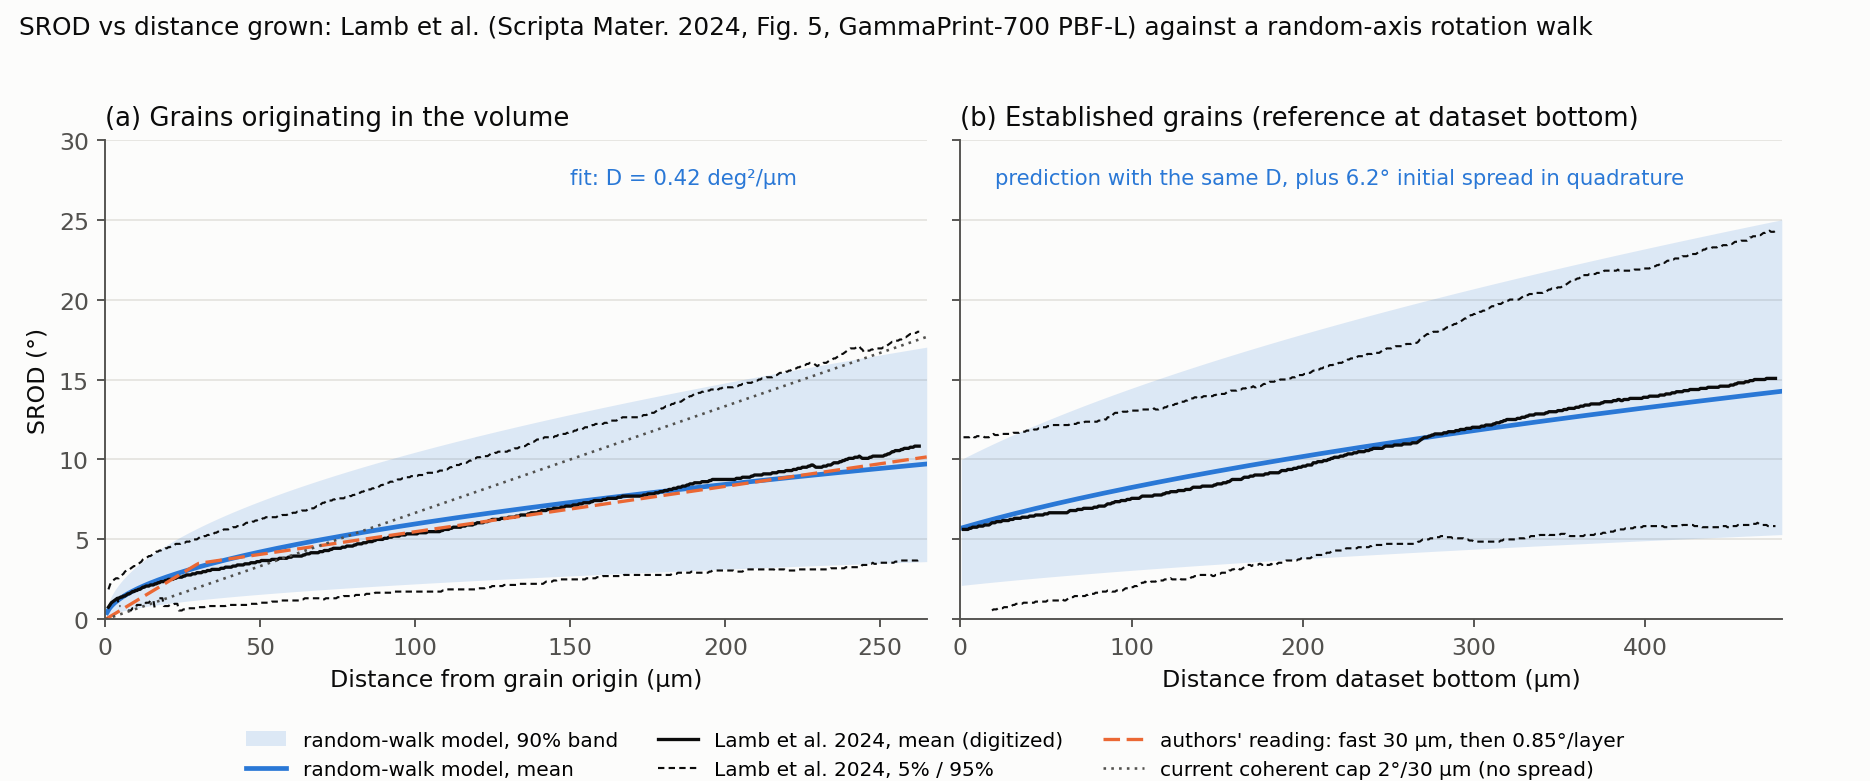

The script that saved this image:
"""Digitize Lamb et al. (Scripta Mater. 239, 2024, 115770; CoNi GammaPrint-700) Fig. 5a/5c SROD
curves and compare them with a random-axis rotation walk (RMS^2 = D*d, Maxwell).

Inputs fig5a.png / fig5c.png are 300-dpi crops of page 6 of the paper's PDF:
  pdftoppm -f 6 -l 6 -r 300 -png 1-s2.0-S1359646223004918-am.pdf hi
  crop (0.07w,0.50h)-(0.40w,0.68h) -> fig5a.png ; (0.62w,0.50h)-(0.95w,0.68h) -> fig5c.png
The pixel calibration in CAL was read off ruler overlays of those crops.
Output: srod_random_walk.png (docs/) and the fitted D printed to stdout.
"""
import numpy as np, json
from PIL import Image
from scipy.stats import maxwell
from scipy.optimize import least_squares
import matplotlib; matplotlib.use('Agg')
import matplotlib.pyplot as plt

# ---- digitize: pixel calibration read off ruler crops of the 300-dpi render
CAL = {'a': dict(fn='fig5a.png', x0px=122, pxperum=(639-122)/250, y0px=445, pxperdeg=(445-85)/25, xr=668, yt=14),
       'c': dict(fn='fig5c.png', x0px=100, pxperum=(157-100)/50,  y0px=445, pxperdeg=(445-85)/25, xr=646, yt=14)}
def digitize(c, seed_um):
    im = np.asarray(Image.open(c['fn']).convert('RGB')).astype(float); wh = im.min(2)  # min channel: white lines pop over any hue
    def peaks(cx):
        col = wh[c['yt']+2:c['y0px']-3, cx]; pk=[]
        for i in range(4, len(col)-4):
            if col[i]>=col[i-1] and col[i]>col[i+1] and col[i]-min(col[i-4],col[i+4])>30: pk.append(i+c['yt']+2)
        return pk
    cols = list(range(c['x0px']+2, c['xr']-2))
    seed = c['x0px'] + int(seed_um*c['pxperum'])
    trk = {}
    pk = sorted(peaks(seed)); assert len(pk)==3, ('seed column needs 3 ridges', pk)
    trk[seed] = pk
    for direction in (1,-1):
        prev = list(pk); cx = seed
        while True:
            cx += direction
            if cx not in cols: break
            p = peaks(cx); cur=[]
            for j in range(3):
                cand = [q for q in p if abs(q-prev[j])<=10]
                cur.append(min(cand, key=lambda q: abs(q-prev[j])) if cand else np.nan)
            trk[cx]=cur
            prev = [cur[j] if not np.isnan(cur[j]) else prev[j] for j in range(3)]
    xs = np.array(sorted(trk)); Y = np.array([trk[x] for x in xs])
    y = lambda p: (c['y0px']-p)/c['pxperdeg']
    d = dict(x=(xs-c['x0px'])/c['pxperum'], p95=y(Y[:,0]), mean=y(Y[:,1]), p5=y(Y[:,2]))
    # overlay for a visual check
    fig,ax=plt.subplots(figsize=(8,5)); ax.imshow(im.astype(np.uint8))
    for j,col in enumerate(('r','lime','r')): ax.plot(xs,Y[:,j],'.',color=col,ms=1.5)
    fig.savefig(c['fn'].replace('.png','_track.png'),dpi=110); plt.close(fig)
    return d
A=digitize(CAL['a'],150); C=digitize(CAL['c'],250)
for tag,d in (('fig5a',A),('fig5c',C)):
    json.dump({k:[None if np.isnan(v) else round(float(v),3) for v in d[k]] for k in d}, open(f'{tag}_digitized.json','w'))
print('digitized columns a:',len(A['x']),' c:',len(C['x']))

# ---- random-walk model: rotation vector ~ 3D Gaussian, sigma^2 = (RMS0^2 + D d)/3 ; |v| ~ Maxwell(sigma)
MEANF = np.sqrt(8/np.pi)          # Maxwell mean / sigma
def sig(d, D, rms0=0.0): return np.sqrt((rms0**2 + D*d)/3)
def mean_model(d, D, rms0=0.0): return MEANF*sig(d,D,rms0)
def band(d, D, rms0=0.0): return maxwell.ppf(0.05, scale=sig(d,D,rms0)), maxwell.ppf(0.95, scale=sig(d,D,rms0))

# fit D on panel (a) mean, 10..260 um
m = (A['x']>5)&np.isfinite(A['mean'])
res = least_squares(lambda p: mean_model(A['x'][m],p[0])-A['mean'][m], [0.5])
D = res.x[0]
resid = mean_model(A['x'][m],D)-A['mean'][m]
print('fitted D = %.3f deg^2/um  rms residual %.2f deg'%(D, np.sqrt((resid**2).mean())))
for h in (1,2,3,5): print('  per-hop angle at dx=%g um: %.2f deg'%(h, np.sqrt(D*h)))
# panel (c): rms0 from the d=0 mean, D carried over -> prediction
c0=C['mean'][(C['x']<10)&np.isfinite(C['mean'])]; rms0 = c0.mean()/MEANF*np.sqrt(3)
pc = mean_model(C['x'],D,rms0)-C['mean']
print('panel c: rms0 %.2f deg (mean at bottom %.2f); prediction rms residual %.2f deg'%(rms0, c0.mean(), np.sqrt((pc[np.isfinite(pc)]**2).mean())))
for q in (10,30,60,100,200,260): i=np.argmin(abs(A['x']-q)); print(' a d=%3d: data mean %.2f [%.1f,%.1f]  model %.2f [%.1f,%.1f]'%(q,A['mean'][i],A['p5'][i],A['p95'][i],mean_model(q,D),*band(q,D)))
for q in (0,100,250,400,475): i=np.argmin(abs(C['x']-q)); print(' c d=%3d: data mean %.2f [%.1f,%.1f]  model %.2f [%.1f,%.1f]'%(q,C['mean'][i],C['p5'][i],C['p95'][i],mean_model(q,D,rms0),*band(q,D,rms0)))
json.dump(dict(D=D, rms0=rms0), open('fit.json','w'))

# ---- plots
BLUE='#2a78d6'; ORANGE='#eb6834'; AQUA='#1baf7a'; INK='#0b0b0b'; INK2='#52514e'; GRID='#e6e5e1'; SURF='#fcfcfb'
plt.rcParams.update({'font.size':10,'axes.edgecolor':INK2,'axes.labelcolor':INK,'xtick.color':INK2,'ytick.color':INK2,
                     'axes.spines.top':False,'axes.spines.right':False,'figure.facecolor':SURF,'axes.facecolor':SURF})
def panel(ax, data, dmax, D, rms0, title):
    d=np.linspace(0.5,dmax,400); lo,hi=band(d,D,rms0)
    ax.fill_between(d,lo,hi,color=BLUE,alpha=0.15,lw=0,label='random-walk model, 90% band')
    ax.plot(d,mean_model(d,D,rms0),color=BLUE,lw=2,label='random-walk model, mean')
    ax.plot(data['x'],data['mean'],color=INK,lw=1.4,label='Lamb et al. 2024, mean (digitized)')
    ax.plot(data['x'],data['p5'],color=INK,lw=0.9,ls=(0,(3,2)),label='Lamb et al. 2024, 5% / 95%')
    ax.plot(data['x'],data['p95'],color=INK,lw=0.9,ls=(0,(3,2)))
    ax.set_title(title,loc='left',fontsize=11,color=INK)
    ax.grid(axis='y',color=GRID,lw=0.8); ax.set_axisbelow(True)
    ax.set_xlim(0,dmax); ax.set_ylim(0,30)
def authors_reading(ax):
    d=np.linspace(0,265,300)
    ax.plot(d,np.where(d<30,3.5*d/30,3.5+0.85*(d-30)/30),color=ORANGE,lw=1.4,ls=(0,(5,2)),label="authors' reading: fast 30 µm, then 0.85°/layer")

# Figure 1: data + model, with the current SPPARKS cap for reference
fig,(ax1,ax2)=plt.subplots(1,2,figsize=(11,4.6),sharey=True)
panel(ax1,A,265,D,0.0,'(a) Grains originating in the volume'); authors_reading(ax1)
d=np.linspace(0,265,300)
ax1.plot(d,2.0*d/30,color=INK2,lw=1.1,ls=(0,(1,2)),label='current coherent cap 2°/30 µm (no spread)')
ax1.set_xlabel('Distance from grain origin (µm)'); ax1.set_ylabel('SROD (°)')
panel(ax2,C,480,D,rms0,'(b) Established grains (reference at dataset bottom)')
ax2.set_xlabel('Distance from dataset bottom (µm)')
ax1.text(150,27.2,'fit: D = %.2f deg²/µm'%D,color=BLUE,fontsize=9)
ax2.text(20,27.2,'prediction with the same D, plus %.1f° initial spread in quadrature'%rms0,color=BLUE,fontsize=9)
h,l=ax1.get_legend_handles_labels(); fig.legend(h,l,loc='lower center',ncol=3,frameon=False,fontsize=8.5,bbox_to_anchor=(0.5,-0.02))
fig.suptitle('SROD vs distance grown: Lamb et al. (Scripta Mater. 2024, Fig. 5, GammaPrint-700 PBF-L) against a random-axis rotation walk',fontsize=10.5,color=INK,x=0.01,ha='left')
fig.tight_layout(rect=(0,0.08,1,0.96)); fig.savefig('srod_random_walk.png',dpi=170); plt.close(fig)

# Figure 2: experimental-data analysis only. Third panel: the width/mean ratio,
# which a diffusive (Maxwell) process pins at a constant regardless of D.
ratio_maxwell = (maxwell.ppf(0.95)-maxwell.ppf(0.05))/MEANF
fig,(ax1,ax2,ax3)=plt.subplots(1,3,figsize=(14.5,4.6),gridspec_kw=dict(width_ratios=[1.1,1.1,0.9]))
panel(ax1,A,265,D,0.0,'(a) Grains originating in the volume'); authors_reading(ax1)
ax1.set_xlabel('Distance from grain origin (µm)'); ax1.set_ylabel('SROD (°)')
ax1.text(115,27.2,'√d fit: RMS² = D·d, D = %.2f deg²/µm'%D,color=BLUE,fontsize=9)
panel(ax2,C,480,D,rms0,'(b) Established grains'); ax2.set_ylabel('SROD (°)')
ax2.set_xlabel('Distance from dataset bottom (µm)')
ax2.text(15,27.2,'same D, initial spread %.1f° RMS added in quadrature'%rms0,color=BLUE,fontsize=9)
for data,col,lab in ((A,INK,'(a) originating grains'),(C,AQUA,'(b) established grains')):
    ok=np.isfinite(data['p5'])&np.isfinite(data['p95'])&(data['x']>20)
    ax3.plot(data['x'][ok],(data['p95']-data['p5'])[ok]/data['mean'][ok],color=col,lw=1.4,label=lab)
ax3.axhline(ratio_maxwell,color=BLUE,lw=2,label='Maxwell (3D random walk): %.2f'%ratio_maxwell)
ax3.set_ylim(0,3); ax3.set_xlim(0,480); ax3.set_xlabel('Distance (µm)'); ax3.set_ylabel('(95% − 5%) / mean')
ax3.set_title('(c) Band width relative to the mean',loc='left',fontsize=11,color=INK)
ax3.grid(axis='y',color=GRID,lw=0.8); ax3.set_axisbelow(True); ax3.legend(frameon=False,fontsize=8.5,loc='lower right')
h,l=ax1.get_legend_handles_labels(); fig.legend(h,l,loc='lower center',ncol=5,frameon=False,fontsize=8.5,bbox_to_anchor=(0.42,-0.02))
fig.suptitle('Misorientation from grain origin (SROD) in 3D EBSD of PBF-L GammaPrint-700 (Lamb et al., Scripta Mater. 2024, Fig. 5): a √d, constant-relative-width signature',fontsize=10.5,color=INK,x=0.01,ha='left')
fig.tight_layout(rect=(0,0.08,1,0.96)); fig.savefig('srod_experimental_analysis.png',dpi=170); print('saved both')
